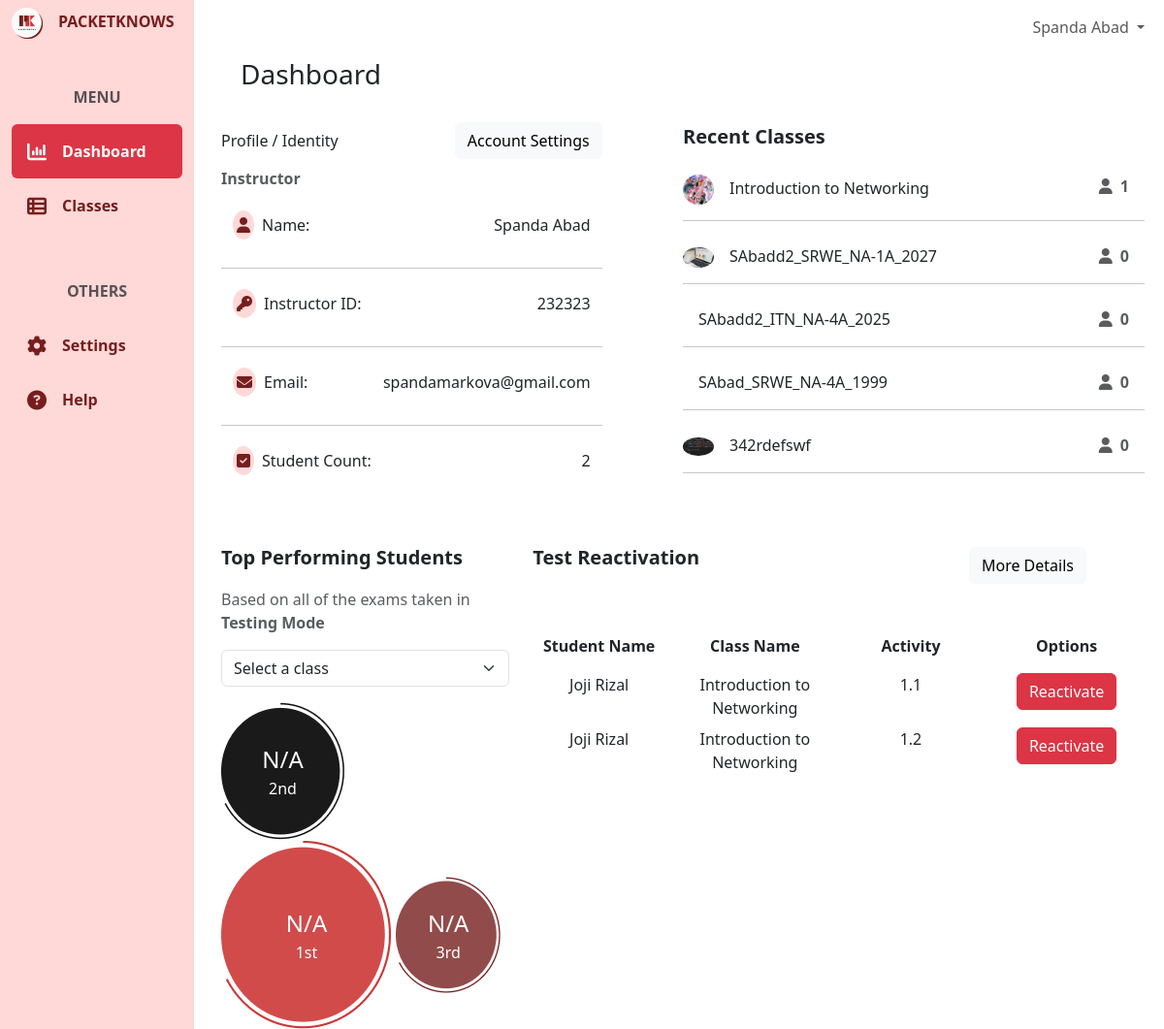
Page /dashboard/ (signed in) on the earlier database version.
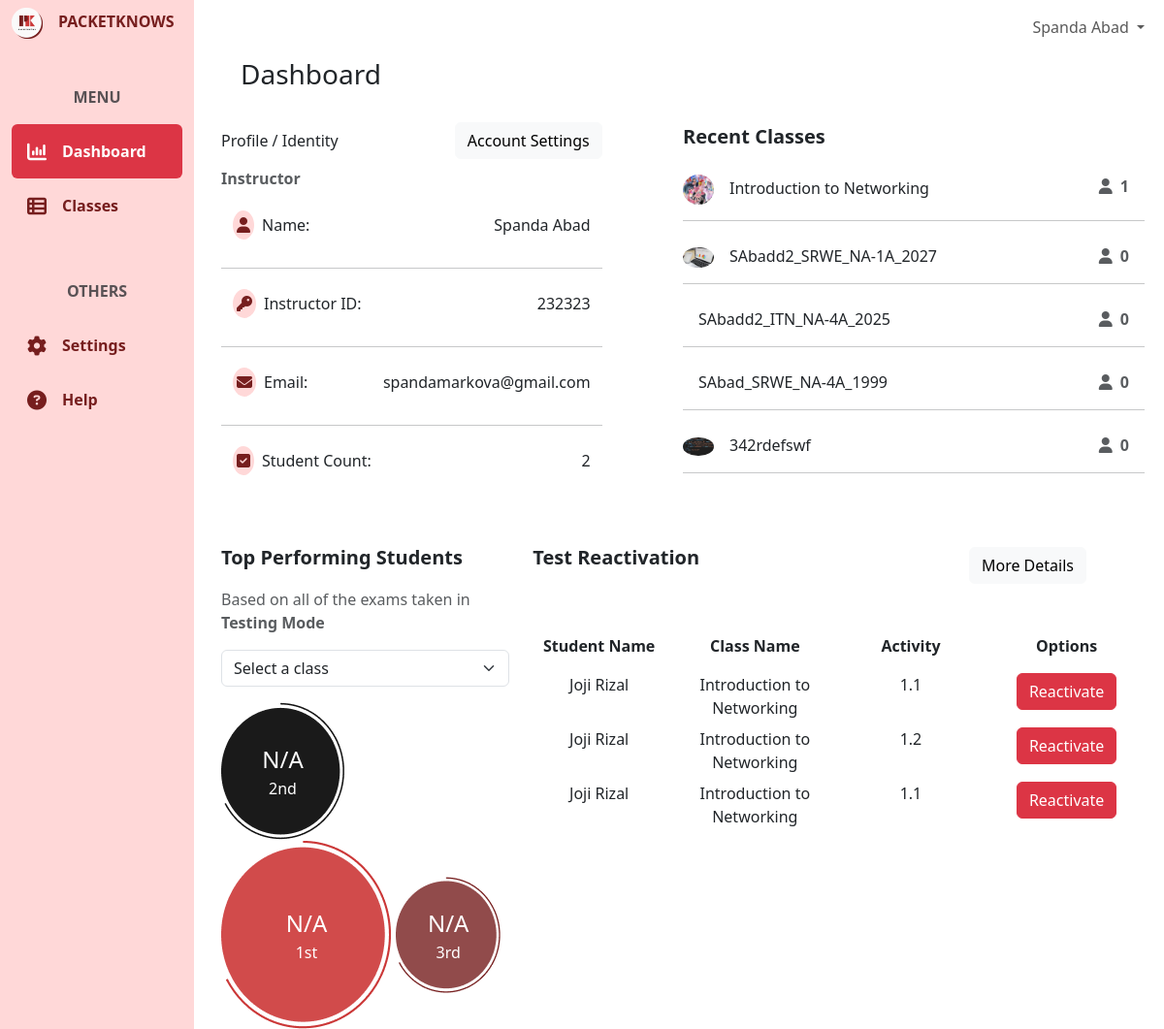
Same page on the later database version.
### classroom/models.py (models this page shows, shortened)
class Classroom(models.Model):
    name = models.CharField(max_length=255)
    code = models.CharField(max_length=255)
    description = models.CharField(max_length=255)
    icon = models.ImageField(upload_to='classroom/class-icons/', blank=True, null=True)
    section = models.CharField(max_length=50)
    school_year = models.CharField(max_length=50)
    instructor = models.ForeignKey(userModels.CustomUser, on_delete=models.CASCADE, related_name='instructor_classrooms')
    students = models.ManyToManyField(userModels.CustomUser, through='Enrollment', related_name='enrolled_classrooms')
    course = models.ForeignKey(activityModels.Course, on_delete=models.CASCADE)
    is_active = models.BooleanField(default=True)
    date_updated = models.DateTimeField(auto_now=True)
    class Meta:
        ordering = ['-date_updated']
        verbose_name_plural = "Classrooms"

### help/models.py (models this page shows, shortened)
class TestReactivation(models.Model):
    student = models.ForeignKey(userModels.CustomUser, on_delete=models.CASCADE)
    classroom = models.ForeignKey(classroomModels.Classroom, on_delete=models.CASCADE)
    activity = models.ForeignKey(activityModels.Activity, on_delete=models.CASCADE)
    message = models.TextField()
    class Meta:
        verbose_name_plural = "Test Reactivations"

### user/models.py (models this page shows, shortened)
class CustomUser(AbstractBaseUser, PermissionsMixin):
    email = models.EmailField(unique=True)
    first_name = models.CharField(max_length=50)
    last_name = models.CharField(max_length=50)
    is_active = models.BooleanField(default=True)
    is_staff = models.BooleanField(default=False)
    category = models.ForeignKey(UserCategory, on_delete=models.CASCADE)
    icon = models.ImageField(upload_to= 'user/icons/', blank=True, null=True)
    school_id = models.BigIntegerField(unique=True, blank=True, null=True)
    evidences = models.ImageField(upload_to= 'user/evidences/', blank=True, null=True)
    objects = CustomUserManager()
    USERNAME_FIELD = 'email'
    REQUIRED_FIELDS = ['first_name', 'last_name']
    class Meta:
        verbose_name = 'User'
        verbose_name_plural = 'Users'

### activity/models.py (models this page shows, shortened)
class Activity(models.Model):
    base_activity = models.ForeignKey(BaseActivity, on_delete=models.CASCADE)
    projectID = models.CharField(max_length=255, unique=True)
    mode = models.CharField(max_length=50)
    physical_points = models.PositiveIntegerField()
    basic_config_points = models.PositiveIntegerField()
    ip_points = models.PositiveIntegerField()
    routing_points = models.PositiveIntegerField()
    other_points = models.PositiveIntegerField()
    time_spent = models.PositiveIntegerField()
    status = models.CharField(max_length=50, default="open")
    class Meta:
        verbose_name_plural = "Activities"

class BaseActivity(models.Model):
    number = models.CharField(max_length=4)
    name = models.CharField(max_length=255)
    projectID = models.CharField(max_length=255, unique=True)
    answer_key = models.TextField(blank=True,null=True)
    category = models.ForeignKey(ActivityCategory, on_delete=models.CASCADE)
    course = models.ForeignKey(Course, on_delete=models.CASCADE)
    training_task = models.FileField(models.FileField(upload_to='training-tasks/'))
    testing_task = models.FileField(models.FileField(upload_to='training-tasks/'))
    max_physical_points = models.PositiveIntegerField()
    max_basic_config_points = models.PositiveIntegerField()
    max_ip_points = models.PositiveIntegerField()
    max_routing_points = models.PositiveIntegerField()
    max_other_points = models.PositiveIntegerField()
    time_limit = models.PositiveIntegerField()
    class Meta:
        verbose_name_plural = "Base Activities"

### core/views.py (the view)
# urls.py: path('dashboard/', coreViews.DashboardView, name='dashboard'),
@login_required(login_url='/')
def DashboardView(request):
    context = {}
    if request.method == 'POST':
        pass
    else:
        userCategory = request.user.category.name
        if userCategory == "Student":
            student = request.user
            context["notifications"] = Notification.objects.filter(receiver=student)
            enrollments = Enrollment.objects.filter(student=request.user)
            total_active_test_count = 0
            for enrollment in enrollments:
                activities = enrollment.activities.filter(status="working")
                total_active_test_count += activities.count()
            ordered_enrollments = enrollments.order_by('-date_updated')
            classrooms = [enrollment.classroom for enrollment in ordered_enrollments]
            context["strengthRating"] = computeOverallStrengthRating(request.user)
            context["activeTestCount"] = total_active_test_count
            context["classes"] = classrooms
            average_progress = computeAverageClassProgress(request.user, "training")
            bar_chart_labels = average_progress['class_names']
            bar_chart_data = average_progress['averages']
            context["barChartLabels"] = json.dumps(bar_chart_labels)
            context["barChartData"] = json.dumps(bar_chart_data)
            enrollments = Enrollment.objects.filter(student=request.user)
            classrooms = [enrollment.classroom for enrollment in enrollments]
            context["classrooms"] = classrooms
        elif userCategory == "Instructor":
            classrooms = Classroom.objects.filter(instructor=request.user)
            context["classrooms"] = classrooms
            enrollments = Enrollment.objects.filter(classroom__in=classrooms)
            context["allStudentCount"] = enrollments.count()
            context["testReactivations"] =  TestReactivation.objects.filter(classroom__instructor=request.user)
    return render(request, 'core/dashboard.html', context)

### templates/core/dashboard.html (shortened to what this page needs)
{% extends 'core/base.html' %}
{% block content %}
<div class="container-fluid h-100">
    <div class="row h-100">
        <div class="col-2 fixed-top bg-pink h-100" id="green">
            {% include 'core/components/sidebar.html'%}
        </div>
        <div class="col-md-10 ms-auto" style="padding: 0; overflow-x: hidden !important;">
            {% include 'core/components/topnav.html'%}
            <main class="mt-5 pt-1">
                {% if request.user.category.name == 'Student'%}
                    {% include 'core/dashboards/student-dashboard.html'%}
                {% elif request.user.category.name == 'Self Learner'%}
                    {% include 'core/dashboards/selfLearner-dashboard.html'%}
                {% elif request.user.category.name == 'Instructor'%}
                    {% include 'core/dashboards/instructor-dashboard.html'%}
                {% endif %}
            </main>
        </div>
    </div>
</div>
{% endblock %}

### templates/core/dashboards/instructor-dashboard.html (shortened to what the changed rows need)
{% load static %}
<div class="container mx-3">
    <div class="row justify-content-between">
        <div class="col-md-6 me-4">
            {% for classroom in classrooms %}
                {% if forloop.counter <= 5 %}
                    <a href="{% url 'core:classes' %}" class="text-dark unstyled text-decoration-none">
                        <div class="d-flex justify-content-between mt-4">
                            <p><img src="{{classroom.icon.url}}" alt="" class="logo me-3 rounded-circle">{{classroom.name}}</p>
                            <p class="text-muted me-3"><i class="fa-solid fa-user me-2"></i><span class="fw-bold">{{ classroom.students.count }}</span></p>
                        </div>
                        <hr class="mb-4 mt-0">
                    </a>
                {% endif %}
            {% endfor %}
        </div>
    </div>
    <div class="row me-4 mt-5">
        <div class="col-md-8">
            {% for testReactivation in testReactivations%}
            <div class="row text-center mb-2">
                <div class="col-md-3">
                    {{testReactivation.student.first_name}} {{testReactivation.student.last_name}}
                </div>
                <div class="col-md-3">
                    {{testReactivation.classroom.name}}
                </div>
                <div class="col-md-3">
                    {{testReactivation.activity.base_activity.number}}
                </div>
                <div class="col-md-3">
                    <div>
                        <button class="btn btn-danger" hx-post="{% url 'help:reactivateExam' testReactivationID=testReactivation.id%}" hx-swap="none">Reactivate</button>
                    </div>
                </div>
            </div>
            {% endfor %}
        </div>
    </div>
</div>

Differences in the rows shown:
added TestReactivation: student.first_name "Joji", student.last_name "Rizal", classroom.name "Introduction to Networking", activity.base_activity.number "1.1"
